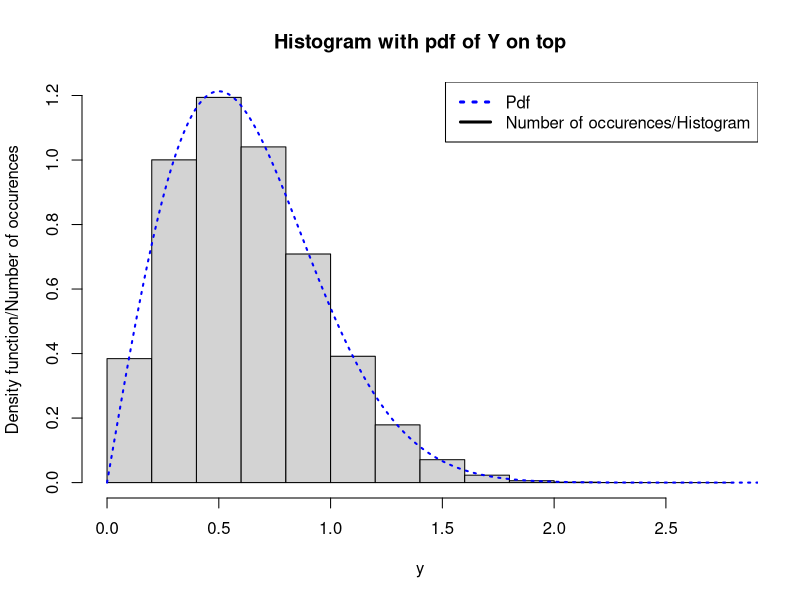
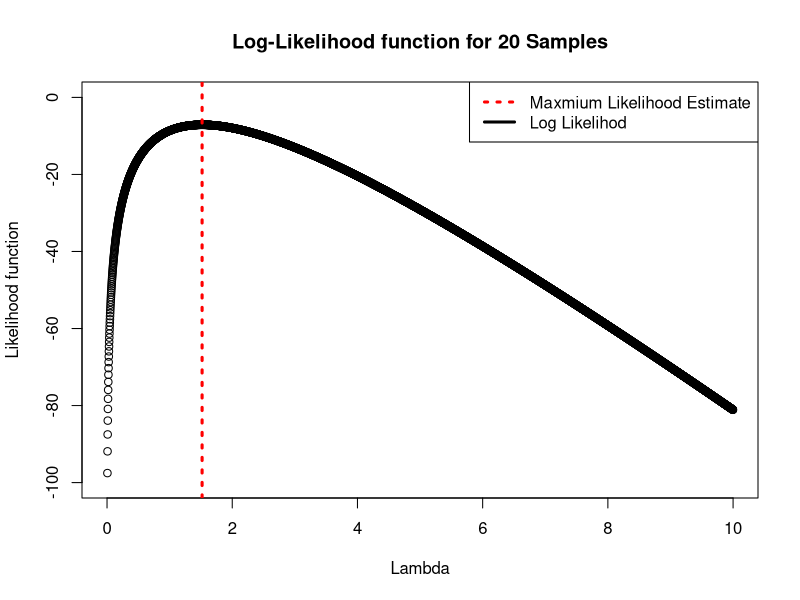

The R script that drew these images, in order:
## ---- chunk 1
knitr::opts_chunk$set(echo = TRUE)
## ---- chunk 2
num = 100000
lambda = 2

F_inverse <- function(u, lambda){
  f_inv = sqrt(-log(1-u)/lambda)
  return(f_inv)
} 

calc_pdf <- function(y, lambda){
  pdfy = 2*y*lambda*exp(-2*y^2)
  return(pdfy)
}

u = runif(num, 0, 1)
y = F_inverse(u, lambda)
#Plotting Histogram
hist(y, freq=FALSE, main = "Histogram with pdf of Y on top", ylab = "Density function/Number of occurences")

#first way to calculate pdfy
x = seq(0.00001, 10, lambda/1000)
pdfy = calc_pdf(x, lambda)

lines(x, pdfy, lwd = 2, lty = 3, col = "blue")

#second way to calculate pdfy (just uncomment it and comment the above one if you want to see this)
#pdfy = calc_pdf(y, lamda)
#lines(x, pdfy, type = 'p', lwd = 2, lty = 3, col = "blue")

legend("topright", c("Pdf", "Number of occurences/Histogram"),
       lty = c(3, 1), lwd = 3, col = c("blue", "black"))


#Mean and Variance by the R function in the data
mean = mean(y)
variance = var(y)

#Mean and Variance Calculation by the derived formulas in Question 3
mean_original <- function(lambda){
  m = (1/lambda)*sqrt(pi/2)
  return(m)
}

var_original <- function(lambda){
  m = (1/lambda)*(1 - (pi/4))
  return(m)
}

mean_formula = mean_original(2)
variance_formula = var_original(2)
  
cat("The sample mean for the 10000 realizations is", mean)
cat("The mean calculated from the formula is ", mean_formula)
cat("The sample variance for the 10000 realizations is ", variance)
cat("The variance calculated from the formula is ", variance_formula)
cat("It can be observed that both the mean and variance are very close to each other")
## ---- chunk 3
log_lik <- function(y, lambda, n){
  log.lik = n * log(2*lambda) + sum(log(y)) - (lambda*sum(y^2))
  return (log.lik)  
}
MLE <- function(y, num_samples){
  mle = num_samples/sum(y^2)
  return(mle)
}
num_samples = 20
l = seq(0.0001, 10, lambda/1000)
u = runif(num_samples, 0, 1)
y = F_inverse (u, lambda)

log.lik = log_lik(y, l, num_samples)

plot(l, log.lik, ylim = c(-100, 0), xlab = "Lambda", ylab = "Likelihood function", main = "Log-Likelihood function for 20 Samples", col = 'black')
m = MLE(y, num_samples)
abline(v = m, col='red', lwd = 3, lty = 3)

legend("topright", c("Maxmium Likelihood Estimate", "Log Likelihod"),
       lty = c(3, 1), lwd = 3, col = c("red", "black"))

